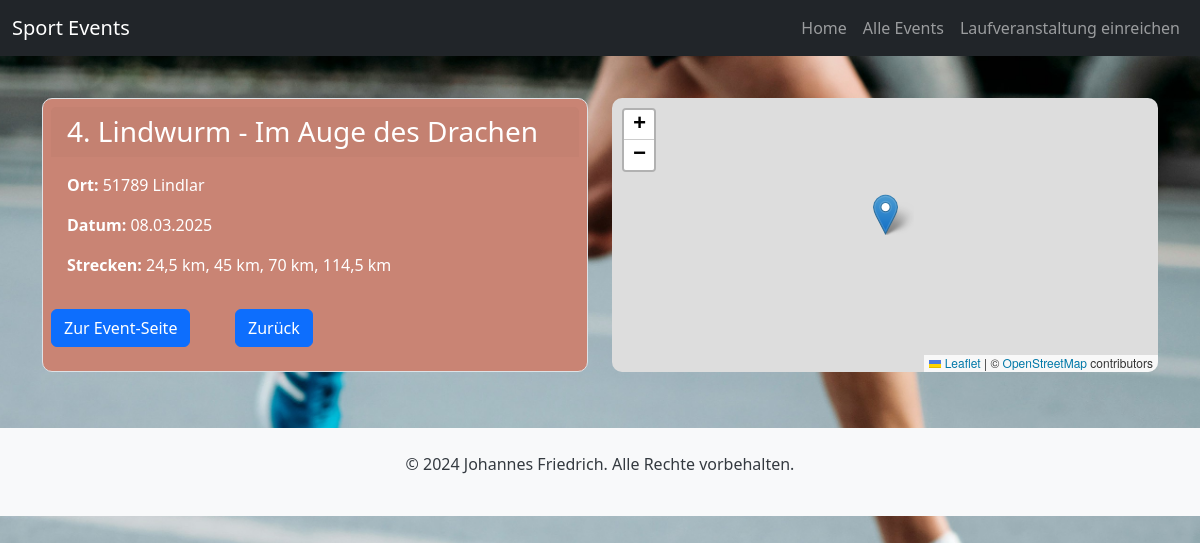
The app's page /event/61/ with its own data.
### running_app/models.py (models this page shows, shortened)
class RunningEvent(models.Model):
    name = models.CharField(max_length=200)
    date = models.DateField()
    postal_code = models.CharField(max_length=200, null=True, blank=True)
    city = models.CharField(max_length=200)
    state = models.CharField(max_length=200, null=True, blank=True)
    description = models.TextField(null=True, blank=True, default="")
    distance = models.ManyToManyField("Distance", blank=True)
    latitude = models.DecimalField(max_digits=9, decimal_places=6, null=True, blank=True)
    longitude = models.DecimalField(max_digits=9, decimal_places=6, null=True, blank=True)
    url = models.URLField(null=True, blank=True)
    logo = models.URLField(null=True, blank=True)
    type = models.CharField(max_length=200, null=True, blank=True, default="running")
    source = models.ForeignKey("Source", on_delete=models.CASCADE, null =True, blank =True)
    created_at = models.DateTimeField(auto_now_add=True, blank=True, null=True)
    last_change = models.DateTimeField(auto_now=True, blank=True, null=True)
    class Meta:
        ordering = ['date']  # Standardmäßige Sortierung nach Datum (aufsteigend)

class Distance(models.Model):
    name = models.CharField(max_length=200, null =True)
    distance = models.DecimalField(default = None, max_digits=9, decimal_places=3, blank=True)
    class Meta:
        ordering = ['distance']  # Standardmäßige Sortierung nach Datum (aufsteigend)

### running_app/views.py (the view)
# urls.py: path('event/<int:id>/', views.event_detail, name='event_detail'),  # Detailansicht für ein Event
def event_detail(request, id):
    event = get_object_or_404(RunningEvent, id=id)
    data = {
        "id": id,
        "name": event.name,
        "date": event.date,
        "distance": ", ".join([str(d.name) for d in event.distance.all()]),
        "city": event.city,
        "longitude": event.longitude,
        "latitude": event.latitude}
    return render(request, 'running_app/event_detail.html',
                  {'event': event, 'data':data})

### running_app/templates/running_app/event_detail.html (shortened to what this page needs)
{% extends 'base.html' %}
{% block content %}
<div class="container mt-5">
    <div class="row">
        <div class="col-lg-6">
            <div class="card mb-2 p-2 event-box-red">
                <h3 class="card-header d-flex">{{ event.name }}</h3>
                <div class="card-body flex-column">
                    <p><strong>Ort: </strong>{{ event.postal_code }} {{ event.city }}</p>
                    <p><strong>Datum:</strong> {{ event.date|date:"d.m.Y" }}</p>
                    <p><strong>Strecken:</strong>
                        {% for d in event.distance.all %}
                        {{d.name}}{% if not forloop.last %},
                        {% endif %}
                        {% endfor %}
                    </p>
                </div>
                <div class="row">
                    <div class="col-md-4">
                        <a href="{{ event.url }}" class="btn btn-primary mb-3" target="_blank">Zur Event-Seite</a>
                    </div>
                    <div class="col-md-4">
                        <a href="{% url 'home' %}" class="btn btn-primary mb-3">Zurück</a>
                    </div>
                </div>
            </div>
        </div>
        <div class="col-lg-6 mb-2">
            <div class="map" id="map" style="height: 100%; width: 100%;"></div>
        </div>
    </div>
</div>
{% endblock %}

### records on screen
RunningEvent: name "4. Lindwurm - Im Auge des Drachen", postal_code "51789", city "Lindlar", date "08.03.2025"
Distance: name "24,5 km"
Distance: name "45 km"
Distance: name "70 km"
Distance: name "114,5 km"
